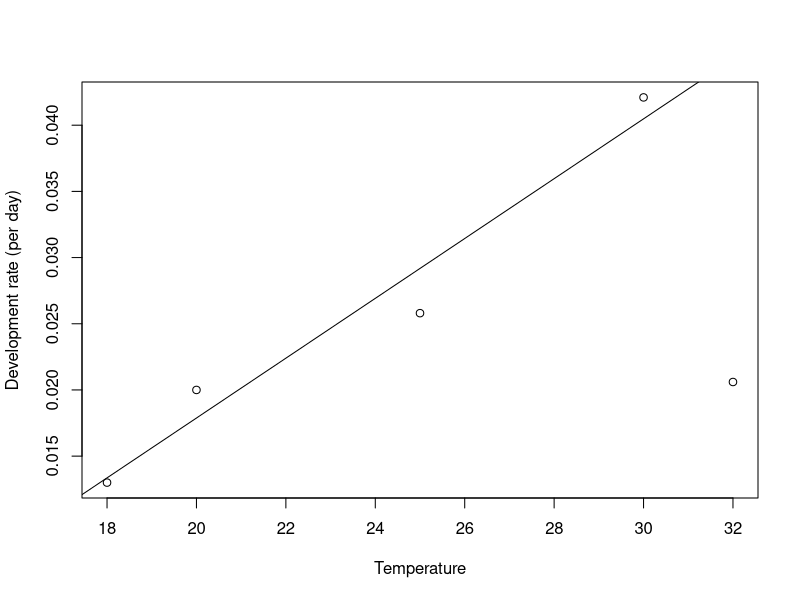
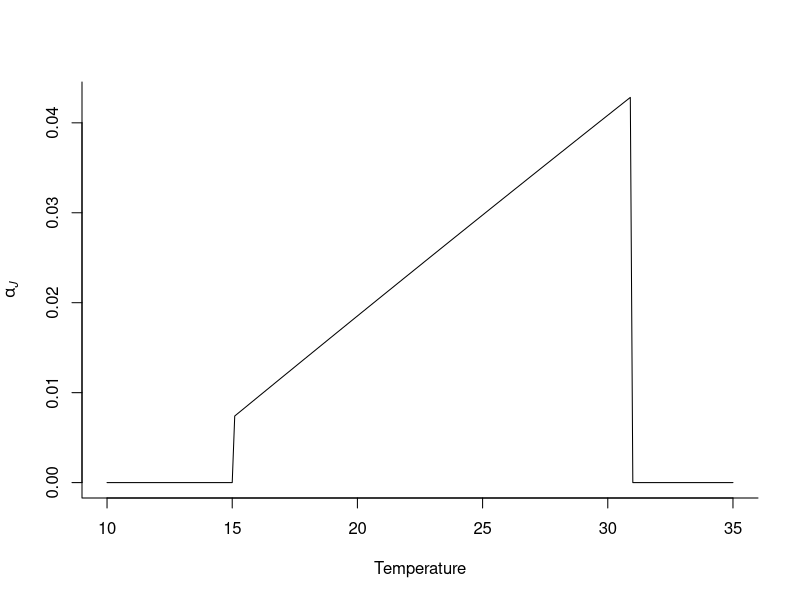
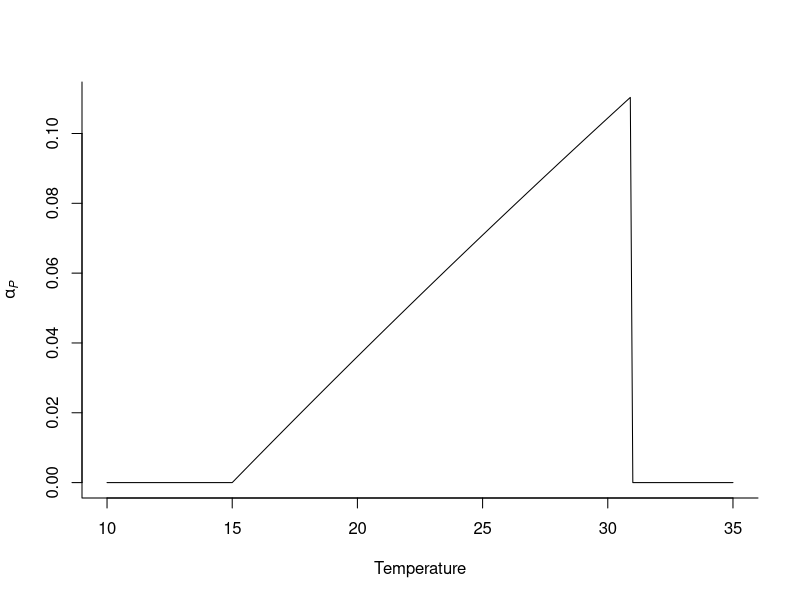

Generate these figures, in order, with R:
## ---- chunk 1
knitr::opts_chunk$set(echo=TRUE)
options(scipen = 10, digits = 2)
## ---- chunk 2
delta_t <- 20
wal_juv <- 266
wal_pre <- 136
## ---- chunk 3
temp <- c(18, 20, 25, 30, 32)
rate <- c(0.013, 0.020, 0.0258, 0.0421, 0.0206)
plot(rate~temp, xlab = "Temperature", ylab = "Development rate (per day)")
ss <- 1:4
mod <- lm(rate[ss]~temp[ss])
abline(reg=mod)
## ---- chunk 4
coef(mod)
## ---- chunk 5
alpha_J_temp <- function(temperature, lower = 15, upper = 31){
  rate <- -0.0273 + 0.0023*temperature
  prob <- 1-exp(-rate)
  ifelse(temperature>lower & temperature < upper, prob, 0)
}
## ---- chunk 6
temps <- seq(10, 35, 0.1)
alpha_J <- alpha_J_temp(temps)
plot(alpha_J~temps, 
     type = "l", 
     xlab = "Temperature", 
     ylab = quote(italic(alpha[J])),
     bty = "l")
## ---- chunk 7
alpha_P_temp <- function(temperature, lower = 15, upper = 31){
  DD <- 136 #degree days from walgama
  beta <- 1/DD # implied slope of rate on temperature
  alpha <- -15*beta # implied intercept
  rate <- alpha + beta*temperature
  prob <- 1-exp(-rate)
  ifelse(temperature>lower & temperature < upper, prob, 0)
}

alpha_P <- alpha_P_temp(temps)
plot(alpha_P~temps, 
     type = "l", 
     xlab = "Temperature", 
     ylab = quote(italic(alpha[P])),
     bty = "l")

